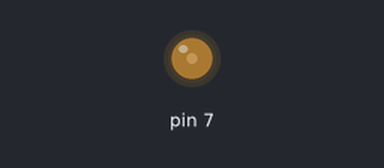
Recording of a sketch running on a simulated Arduino Uno, built with avr-gcc and run on an emulated ATmega328P. On the bench: output pins drawn as LEDs (lit = HIGH).

Above: at 0.1 s.
Timing chart, 0 to 1.6 s (numbered marks = the images above):
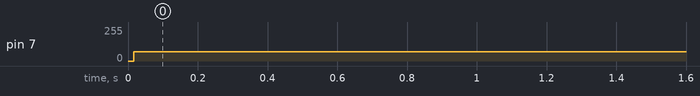

The sketch:

fade_test.ino
```cpp
#include <SoftPWM.h>

void setup()
{
  SoftPWMBegin();

  SoftPWMSet(7, 0);

 // SoftPWMSetFadeTime(7, 1000, 1000);
}

void loop()
{
  SoftPWMSet(7, 70);

}
```

Measured:
- by itself, pin 7: 0/255 → 70/255 at 0.02 s
